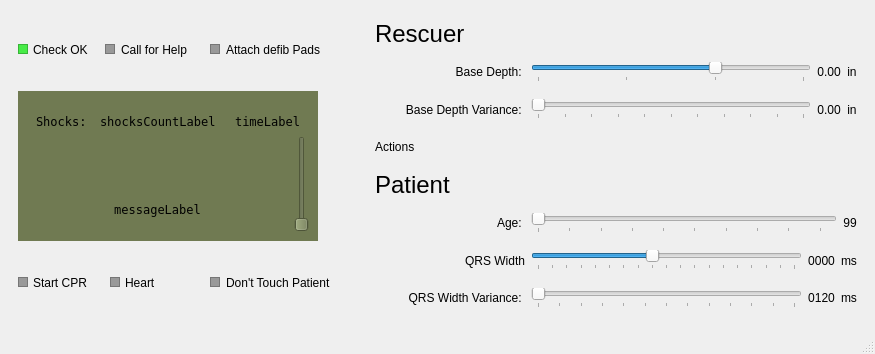
<?xml version="1.0" encoding="UTF-8"?>
<ui version="4.0">
 <class>MainWindow</class>
 <widget class="QMainWindow" name="MainWindow">
  <property name="geometry">
   <rect>
    <x>0</x>
    <y>0</y>
    <width>875</width>
    <height>354</height>
   </rect>
  </property>
  <property name="windowTitle">
   <string>MainWindow</string>
  </property>
  <widget class="QWidget" name="centralwidget">
   <layout class="QHBoxLayout" name="horizontalLayout_20">
    <item>
     <widget class="QWidget" name="verticalWidget" native="true">
      <property name="minimumSize">
       <size>
        <width>338</width>
        <height>0</height>
       </size>
      </property>
      <layout class="QVBoxLayout" name="verticalLayout">
       <property name="spacing">
        <number>10</number>
       </property>
       <item>
        <layout class="QHBoxLayout" name="horizontalLayout_5">
         <property name="spacing">
          <number>5</number>
         </property>
         <item>
          <layout class="QHBoxLayout" name="horizontalLayout">
           <item>
            <widget class="QFrame" name="indicator1">
             <property name="maximumSize">
              <size>
               <width>10</width>
               <height>10</height>
              </size>
             </property>
             <property name="styleSheet">
              <string notr="true">background: hsl(120, 80%, 60%);</string>
             </property>
             <property name="frameShape">
              <enum>QFrame::StyledPanel</enum>
             </property>
             <property name="frameShadow">
              <enum>QFrame::Raised</enum>
             </property>
            </widget>
           </item>
           <item>
            <widget class="QLabel" name="label">
             <property name="autoFillBackground">
              <bool>false</bool>
             </property>
             <property name="text">
              <string>Check OK</string>
             </property>
            </widget>
           </item>
          </layout>
         </item>
         <item>
          <widget class="QWidget" name="" native="true">
           <property name="minimumSize">
            <size>
             <width>100</width>
             <height>0</height>
            </size>
           </property>
           <layout class="QHBoxLayout" name="horizontalLayout_2">
            <item>
             <widget class="QFrame" name="indicator2">
              <property name="maximumSize">
               <size>
                <width>10</width>
                <height>10</height>
               </size>
              </property>
              <property name="styleSheet">
               <string notr="true">background: hsl(120, 00%, 60%);</string>
              </property>
              <property name="frameShape">
               <enum>QFrame::StyledPanel</enum>
              </property>
              <property name="frameShadow">
               <enum>QFrame::Raised</enum>
              </property>
             </widget>
            </item>
            <item>
             <widget class="QLabel" name="label_2">
              <property name="autoFillBackground">
               <bool>false</bool>
              </property>
              <property name="text">
               <string>Call for Help</string>
              </property>
             </widget>
            </item>
           </layout>
          </widget>
         </item>
         <item>
          <widget class="QWidget" name="" native="true">
           <property name="minimumSize">
            <size>
             <width>150</width>
             <height>0</height>
            </size>
           </property>
           <layout class="QHBoxLayout" name="horizontalLayout_4">
            <item>
             <widget class="QFrame" name="indicator3">
              <property name="maximumSize">
               <size>
                <width>10</width>
                <height>10</height>
               </size>
              </property>
              <property name="styleSheet">
               <string notr="true">background: hsl(120, 00%, 60%);</string>
              </property>
              <property name="frameShape">
               <enum>QFrame::StyledPanel</enum>
              </property>
              <property name="frameShadow">
               <enum>QFrame::Raised</enum>
              </property>
             </widget>
            </item>
            <item>
             <widget class="QLabel" name="label_4">
              <property name="autoFillBackground">
               <bool>false</bool>
              </property>
              <property name="text">
               <string>Attach defib Pads</string>
              </property>
             </widget>
            </item>
           </layout>
          </widget>
         </item>
        </layout>
       </item>
       <item>
        <widget class="QWidget" name="screen" native="true">
         <property name="minimumSize">
          <size>
           <width>300</width>
           <height>150</height>
          </size>
         </property>
         <property name="maximumSize">
          <size>
           <width>300</width>
           <height>16777215</height>
          </size>
         </property>
         <property name="styleSheet">
          <string notr="true">background: hsl(75, 20%, 40%)</string>
         </property>
         <layout class="QVBoxLayout" name="verticalLayout_2">
          <item>
           <widget class="QWidget" name="horizontalWidget_4" native="true">
            <property name="minimumSize">
             <size>
              <width>0</width>
              <height>30</height>
             </size>
            </property>
            <property name="maximumSize">
             <size>
              <width>16777215</width>
              <height>20</height>
             </size>
            </property>
            <layout class="QHBoxLayout" name="horizontalLayout_7">
             <item>
              <widget class="QLabel" name="label_5">
               <property name="sizePolicy">
                <sizepolicy hsizetype="Minimum" vsizetype="Minimum">
                 <horstretch>0</horstretch>
                 <verstretch>0</verstretch>
                </sizepolicy>
               </property>
               <property name="minimumSize">
                <size>
                 <width>0</width>
                 <height>20</height>
                </size>
               </property>
               <property name="maximumSize">
                <size>
                 <width>16777215</width>
                 <height>16777215</height>
                </size>
               </property>
               <property name="font">
                <font>
                 <family>DejaVu Sans Mono</family>
                </font>
               </property>
               <property name="text">
                <string>Shocks: </string>
               </property>
               <property name="alignment">
                <set>Qt::AlignLeading|Qt::AlignLeft|Qt::AlignTop</set>
               </property>
              </widget>
             </item>
             <item>
              <widget class="QLabel" name="shocksCount">
               <property name="sizePolicy">
                <sizepolicy hsizetype="Expanding" vsizetype="Preferred">
                 <horstretch>0</horstretch>
                 <verstretch>0</verstretch>
                </sizepolicy>
               </property>
               <property name="minimumSize">
                <size>
                 <width>0</width>
                 <height>20</height>
                </size>
               </property>
               <property name="font">
                <font>
                 <family>DejaVu Sans Mono</family>
                </font>
               </property>
               <property name="text">
                <string>shocksCountLabel</string>
               </property>
               <property name="alignment">
                <set>Qt::AlignLeading|Qt::AlignLeft|Qt::AlignTop</set>
               </property>
              </widget>
             </item>
             <item>
              <widget class="QLabel" name="shocksCount_2">
               <property name="sizePolicy">
                <sizepolicy hsizetype="Expanding" vsizetype="Preferred">
                 <horstretch>0</horstretch>
                 <verstretch>0</verstretch>
                </sizepolicy>
               </property>
               <property name="minimumSize">
                <size>
                 <width>0</width>
                 <height>20</height>
                </size>
               </property>
               <property name="font">
                <font>
                 <family>DejaVu Sans Mono</family>
                </font>
               </property>
               <property name="text">
                <string>timeLabel</string>
               </property>
               <property name="alignment">
                <set>Qt::AlignRight|Qt::AlignTop|Qt::AlignTrailing</set>
               </property>
              </widget>
             </item>
            </layout>
           </widget>
          </item>
          <item>
           <layout class="QHBoxLayout" name="horizontalLayout_12">
            <item>
             <layout class="QVBoxLayout" name="verticalLayout_3">
              <item>
               <widget class="QWidget" name="ecgGraphWidget" native="true">
                <layout class="QHBoxLayout" name="horizontalLayout_13"/>
               </widget>
              </item>
              <item>
               <widget class="QLabel" name="shocksCount_3">
                <property name="sizePolicy">
                 <sizepolicy hsizetype="Expanding" vsizetype="Preferred">
                  <horstretch>0</horstretch>
                  <verstretch>0</verstretch>
                 </sizepolicy>
                </property>
                <property name="font">
                 <font>
                  <family>DejaVu Sans Mono</family>
                 </font>
                </property>
                <property name="text">
                 <string>messageLabel</string>
                </property>
                <property name="alignment">
                 <set>Qt::AlignCenter</set>
                </property>
               </widget>
              </item>
             </layout>
            </item>
            <item>
             <widget class="QSlider" name="depthSlider">
              <property name="sizePolicy">
               <sizepolicy hsizetype="Fixed" vsizetype="Minimum">
                <horstretch>0</horstretch>
                <verstretch>0</verstretch>
               </sizepolicy>
              </property>
              <property name="tracking">
               <bool>false</bool>
              </property>
              <property name="orientation">
               <enum>Qt::Vertical</enum>
              </property>
              <property name="invertedAppearance">
               <bool>false</bool>
              </property>
             </widget>
            </item>
           </layout>
          </item>
         </layout>
        </widget>
       </item>
       <item>
        <layout class="QHBoxLayout" name="horizontalLayout_6">
         <property name="spacing">
          <number>5</number>
         </property>
         <item>
          <layout class="QHBoxLayout" name="horizontalLayout_8">
           <item>
            <widget class="QFrame" name="indicator5">
             <property name="maximumSize">
              <size>
               <width>10</width>
               <height>10</height>
              </size>
             </property>
             <property name="styleSheet">
              <string notr="true">background: hsl(120, 00%, 60%);</string>
             </property>
             <property name="frameShape">
              <enum>QFrame::StyledPanel</enum>
             </property>
             <property name="frameShadow">
              <enum>QFrame::Raised</enum>
             </property>
            </widget>
           </item>
           <item>
            <widget class="QLabel" name="label_6">
             <property name="autoFillBackground">
              <bool>false</bool>
             </property>
             <property name="text">
              <string>Start CPR</string>
             </property>
            </widget>
           </item>
          </layout>
         </item>
         <item>
          <layout class="QHBoxLayout" name="horizontalLayout_11">
           <item>
            <widget class="QFrame" name="frame_9">
             <property name="maximumSize">
              <size>
               <width>10</width>
               <height>10</height>
              </size>
             </property>
             <property name="styleSheet">
              <string notr="true">background: hsl(120, 00%, 60%);</string>
             </property>
             <property name="frameShape">
              <enum>QFrame::StyledPanel</enum>
             </property>
             <property name="frameShadow">
              <enum>QFrame::Raised</enum>
             </property>
             <widget class="QFrame" name="heartIndicator">
              <property name="geometry">
               <rect>
                <x>0</x>
                <y>0</y>
                <width>10</width>
                <height>10</height>
               </rect>
              </property>
              <property name="maximumSize">
               <size>
                <width>10</width>
                <height>10</height>
               </size>
              </property>
              <property name="styleSheet">
               <string notr="true">background: hsl(120, 00%, 60%);</string>
              </property>
              <property name="frameShape">
               <enum>QFrame::StyledPanel</enum>
              </property>
              <property name="frameShadow">
               <enum>QFrame::Raised</enum>
              </property>
             </widget>
            </widget>
           </item>
           <item>
            <widget class="QLabel" name="label_9">
             <property name="autoFillBackground">
              <bool>false</bool>
             </property>
             <property name="text">
              <string>Heart</string>
             </property>
            </widget>
           </item>
          </layout>
         </item>
         <item>
          <widget class="QWidget" name="" native="true">
           <property name="minimumSize">
            <size>
             <width>150</width>
             <height>0</height>
            </size>
           </property>
           <layout class="QHBoxLayout" name="horizontalLayout_9">
            <item>
             <widget class="QFrame" name="indicator4">
              <property name="maximumSize">
               <size>
                <width>10</width>
                <height>10</height>
               </size>
              </property>
              <property name="styleSheet">
               <string notr="true">background: hsl(120, 00%, 60%);</string>
              </property>
              <property name="frameShape">
               <enum>QFrame::StyledPanel</enum>
              </property>
              <property name="frameShadow">
               <enum>QFrame::Raised</enum>
              </property>
             </widget>
            </item>
            <item>
             <widget class="QLabel" name="label_7">
              <property name="autoFillBackground">
               <bool>false</bool>
              </property>
              <property name="text">
               <string>Don't Touch Patient</string>
              </property>
             </widget>
            </item>
           </layout>
          </widget>
         </item>
        </layout>
       </item>
      </layout>
     </widget>
    </item>
    <item>
     <widget class="QWidget" name="verticalWidget_2" native="true">
      <property name="minimumSize">
       <size>
        <width>500</width>
        <height>0</height>
       </size>
      </property>
      <layout class="QVBoxLayout" name="verticalLayout_4">
       <item>
        <layout class="QVBoxLayout" name="verticalLayout_5">
         <item>
          <widget class="QLabel" name="label_10">
           <property name="text">
            <string>&lt;html&gt;&lt;head/&gt;&lt;body&gt;&lt;p&gt;&lt;span style=&quot; font-size:18pt;&quot;&gt;Rescuer&lt;/span&gt;&lt;/p&gt;&lt;/body&gt;&lt;/html&gt;</string>
           </property>
          </widget>
         </item>
         <item>
          <layout class="QHBoxLayout" name="horizontalLayout_15">
           <item>
            <widget class="QLabel" name="label_12">
             <property name="minimumSize">
              <size>
               <width>150</width>
               <height>0</height>
              </size>
             </property>
             <property name="text">
              <string>Base Depth: </string>
             </property>
             <property name="alignment">
              <set>Qt::AlignRight|Qt::AlignTrailing|Qt::AlignVCenter</set>
             </property>
            </widget>
           </item>
           <item>
            <widget class="QSlider" name="baseDepthSlider">
             <property name="maximum">
              <number>300</number>
             </property>
             <property name="value">
              <number>200</number>
             </property>
             <property name="orientation">
              <enum>Qt::Horizontal</enum>
             </property>
             <property name="tickPosition">
              <enum>QSlider::TicksBelow</enum>
             </property>
             <property name="tickInterval">
              <number>100</number>
             </property>
            </widget>
           </item>
           <item>
            <widget class="QLabel" name="baseDepthLabel">
             <property name="minimumSize">
              <size>
               <width>0</width>
               <height>0</height>
              </size>
             </property>
             <property name="maximumSize">
              <size>
               <width>16777215</width>
               <height>16777215</height>
              </size>
             </property>
             <property name="text">
              <string>0.00</string>
             </property>
             <property name="alignment">
              <set>Qt::AlignCenter</set>
             </property>
            </widget>
           </item>
           <item>
            <widget class="QLabel" name="qrsWidthLabel_4">
             <property name="minimumSize">
              <size>
               <width>0</width>
               <height>0</height>
              </size>
             </property>
             <property name="maximumSize">
              <size>
               <width>16777215</width>
               <height>16777215</height>
              </size>
             </property>
             <property name="text">
              <string>in</string>
             </property>
             <property name="alignment">
              <set>Qt::AlignCenter</set>
             </property>
            </widget>
           </item>
          </layout>
         </item>
         <item>
          <layout class="QHBoxLayout" name="horizontalLayout_14">
           <item>
            <widget class="QLabel" name="label_11">
             <property name="minimumSize">
              <size>
               <width>150</width>
               <height>0</height>
              </size>
             </property>
             <property name="text">
              <string>Base Depth Variance: </string>
             </property>
             <property name="alignment">
              <set>Qt::AlignRight|Qt::AlignTrailing|Qt::AlignVCenter</set>
             </property>
            </widget>
           </item>
           <item>
            <widget class="QSlider" name="baseDepthVariance">
             <property name="maximum">
              <number>100</number>
             </property>
             <property name="orientation">
              <enum>Qt::Horizontal</enum>
             </property>
             <property name="tickPosition">
              <enum>QSlider::TicksBelow</enum>
             </property>
             <property name="tickInterval">
              <number>10</number>
             </property>
            </widget>
           </item>
           <item>
            <widget class="QLabel" name="baseDepthVarianceLabel">
             <property name="minimumSize">
              <size>
               <width>0</width>
               <height>0</height>
              </size>
             </property>
             <property name="maximumSize">
              <size>
               <width>16777215</width>
               <height>16777215</height>
              </size>
             </property>
             <property name="text">
              <string>0.00</string>
             </property>
             <property name="alignment">
              <set>Qt::AlignCenter</set>
             </property>
            </widget>
           </item>
           <item>
            <widget class="QLabel" name="qrsWidthLabel_5">
             <property name="minimumSize">
              <size>
               <width>0</width>
               <height>0</height>
              </size>
             </property>
             <property name="maximumSize">
              <size>
               <width>16777215</width>
               <height>16777215</height>
              </size>
             </property>
             <property name="text">
              <string>in</string>
             </property>
             <property name="alignment">
              <set>Qt::AlignCenter</set>
             </property>
            </widget>
           </item>
          </layout>
         </item>
         <item>
          <layout class="QVBoxLayout" name="verticalLayout_6">
           <item>
            <widget class="QLabel" name="label_14">
             <property name="text">
              <string>Actions</string>
             </property>
            </widget>
           </item>
           <item>
            <layout class="QVBoxLayout" name="actionsWidget"/>
           </item>
          </layout>
         </item>
        </layout>
       </item>
       <item>
        <layout class="QVBoxLayout" name="verticalLayout_7">
         <item>
          <widget class="QLabel" name="label_15">
           <property name="text">
            <string>&lt;html&gt;&lt;head/&gt;&lt;body&gt;&lt;p&gt;&lt;span style=&quot; font-size:18pt;&quot;&gt;Patient&lt;/span&gt;&lt;/p&gt;&lt;/body&gt;&lt;/html&gt;</string>
           </property>
          </widget>
         </item>
         <item>
          <layout class="QHBoxLayout" name="horizontalLayout_17">
           <item>
            <widget class="QLabel" name="label_16">
             <property name="minimumSize">
              <size>
               <width>150</width>
               <height>0</height>
              </size>
             </property>
             <property name="text">
              <string>Age: </string>
             </property>
             <property name="alignment">
              <set>Qt::AlignRight|Qt::AlignTrailing|Qt::AlignVCenter</set>
             </property>
            </widget>
           </item>
           <item>
            <widget class="QSlider" name="ageSlider">
             <property name="minimum">
              <number>6</number>
             </property>
             <property name="orientation">
              <enum>Qt::Horizontal</enum>
             </property>
             <property name="tickPosition">
              <enum>QSlider::TicksBelow</enum>
             </property>
             <property name="tickInterval">
              <number>10</number>
             </property>
            </widget>
           </item>
           <item>
            <widget class="QLabel" name="ageLabel">
             <property name="minimumSize">
              <size>
               <width>0</width>
               <height>0</height>
              </size>
             </property>
             <property name="maximumSize">
              <size>
               <width>16777215</width>
               <height>16777215</height>
              </size>
             </property>
             <property name="text">
              <string>99</string>
             </property>
             <property name="alignment">
              <set>Qt::AlignCenter</set>
             </property>
            </widget>
           </item>
          </layout>
         </item>
         <item>
          <layout class="QHBoxLayout" name="horizontalLayout_18">
           <item>
            <widget class="QLabel" name="label_17">
             <property name="minimumSize">
              <size>
               <width>150</width>
               <height>0</height>
              </size>
             </property>
             <property name="text">
              <string>QRS Width</string>
             </property>
             <property name="alignment">
              <set>Qt::AlignRight|Qt::AlignTrailing|Qt::AlignVCenter</set>
             </property>
            </widget>
           </item>
           <item>
            <widget class="QSlider" name="qrsWidthSlider">
             <property name="minimum">
              <number>200</number>
             </property>
             <property name="maximum">
              <number>2000</number>
             </property>
             <property name="value">
              <number>1000</number>
             </property>
             <property name="orientation">
              <enum>Qt::Horizontal</enum>
             </property>
             <property name="tickPosition">
              <enum>QSlider::TicksBelow</enum>
             </property>
             <property name="tickInterval">
              <number>100</number>
             </property>
            </widget>
           </item>
           <item>
            <widget class="QLabel" name="qrsWidthLabel">
             <property name="minimumSize">
              <size>
               <width>0</width>
               <height>0</height>
              </size>
             </property>
             <property name="maximumSize">
              <size>
               <width>16777215</width>
               <height>16777215</height>
              </size>
             </property>
             <property name="text">
              <string>0000</string>
             </property>
             <property name="alignment">
              <set>Qt::AlignCenter</set>
             </property>
            </widget>
           </item>
           <item>
            <widget class="QLabel" name="qrsWidthLabel_2">
             <property name="minimumSize">
              <size>
               <width>0</width>
               <height>0</height>
              </size>
             </property>
             <property name="maximumSize">
              <size>
               <width>16777215</width>
               <height>16777215</height>
              </size>
             </property>
             <property name="text">
              <string>ms</string>
             </property>
             <property name="alignment">
              <set>Qt::AlignCenter</set>
             </property>
            </widget>
           </item>
          </layout>
         </item>
         <item>
          <layout class="QHBoxLayout" name="horizontalLayout_19">
           <item>
            <widget class="QLabel" name="label_19">
             <property name="minimumSize">
              <size>
               <width>150</width>
               <height>0</height>
              </size>
             </property>
             <property name="text">
              <string>QRS Width Variance: </string>
             </property>
             <property name="alignment">
              <set>Qt::AlignRight|Qt::AlignTrailing|Qt::AlignVCenter</set>
             </property>
            </widget>
           </item>
           <item>
            <widget class="QSlider" name="qrsWithVarianceSlider">
             <property name="maximum">
              <number>120</number>
             </property>
             <property name="singleStep">
              <number>10</number>
             </property>
             <property name="orientation">
              <enum>Qt::Horizontal</enum>
             </property>
             <property name="tickPosition">
              <enum>QSlider::TicksBelow</enum>
             </property>
             <property name="tickInterval">
              <number>10</number>
             </property>
            </widget>
           </item>
           <item>
            <widget class="QLabel" name="qrsWidthVarianceLabel">
             <property name="minimumSize">
              <size>
               <width>0</width>
               <height>0</height>
              </size>
             </property>
             <property name="maximumSize">
              <size>
               <width>16777215</width>
               <height>16777215</height>
              </size>
             </property>
             <property name="text">
              <string>0120</string>
             </property>
             <property name="alignment">
              <set>Qt::AlignCenter</set>
             </property>
            </widget>
           </item>
           <item>
            <widget class="QLabel" name="qrsWidthLabel_3">
             <property name="minimumSize">
              <size>
               <width>0</width>
               <height>0</height>
              </size>
             </property>
             <property name="maximumSize">
              <size>
               <width>16777215</width>
               <height>16777215</height>
              </size>
             </property>
             <property name="text">
              <string>ms</string>
             </property>
             <property name="alignment">
              <set>Qt::AlignCenter</set>
             </property>
            </widget>
           </item>
          </layout>
         </item>
        </layout>
       </item>
      </layout>
     </widget>
    </item>
   </layout>
  </widget>
  <widget class="QMenuBar" name="menubar">
   <property name="geometry">
    <rect>
     <x>0</x>
     <y>0</y>
     <width>875</width>
     <height>22</height>
    </rect>
   </property>
  </widget>
  <widget class="QStatusBar" name="statusbar"/>
 </widget>
 <resources/>
 <connections/>
</ui>
